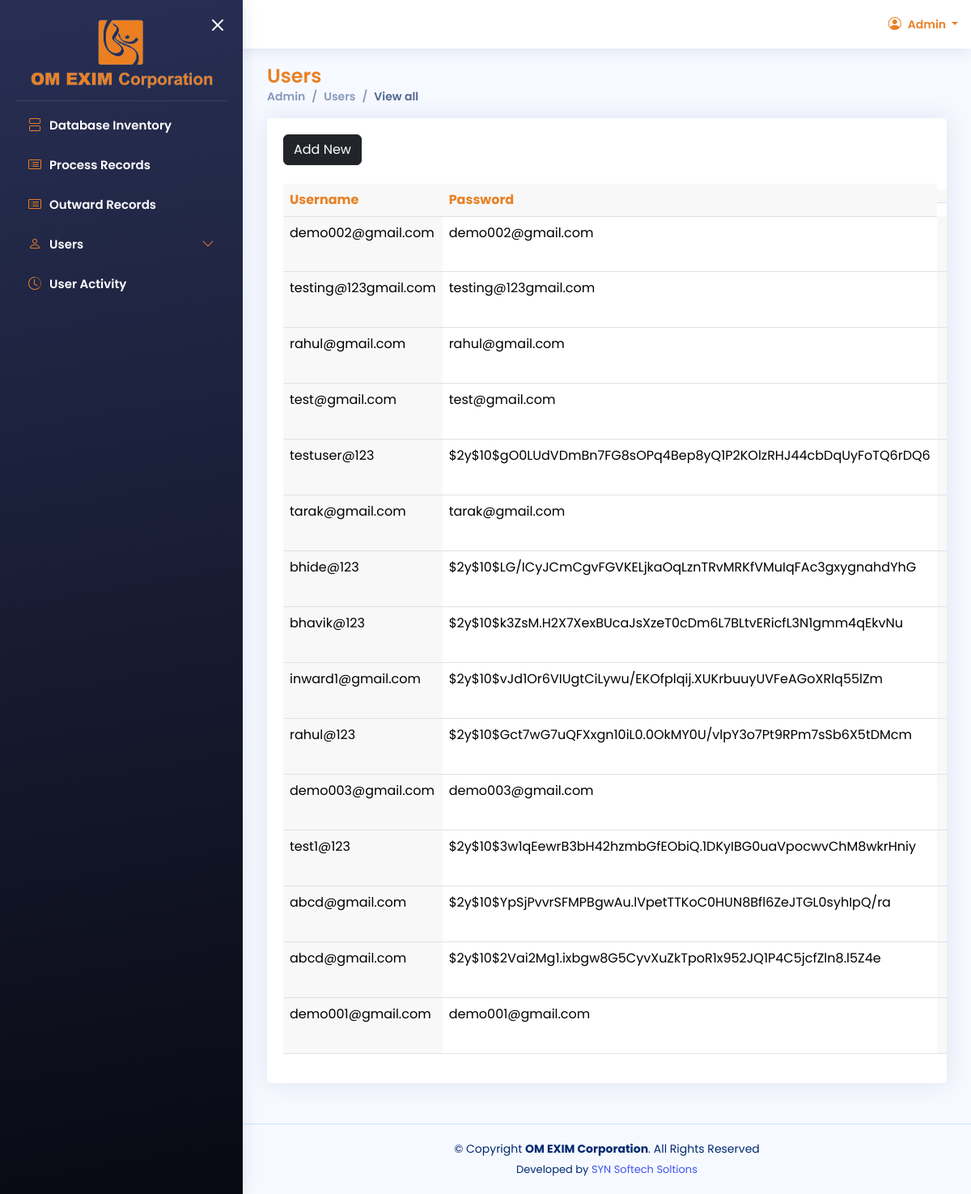
Page /admin/user-show.php (signed in) on the earlier database version.
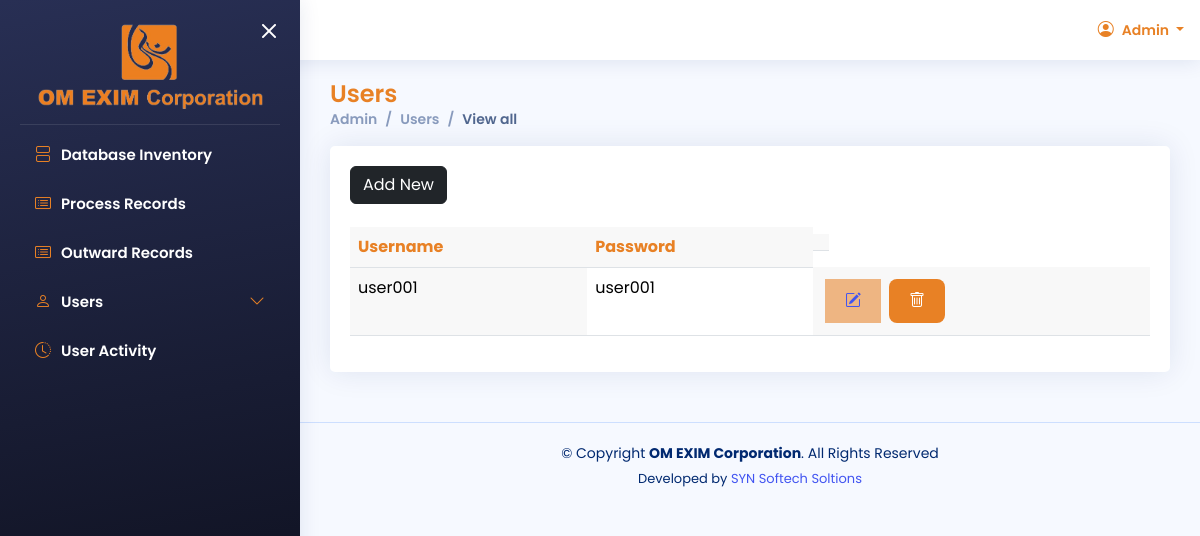
Same page on the later database version.
### tables this page shows
CREATE TABLE IF NOT EXISTS `user_master` (
  `id` int(11) NOT NULL AUTO_INCREMENT,
  `role` text,
  `username` text,
  `password` text,
  `date` text,
  PRIMARY KEY (`id`)
);

### admin/user-show.php (the view, shortened to what this page needs)
<?php
include("../config/connection.php");
  $tname = "user_master";
  $sql = "SELECT * FROM $tname order by id DESC";
  $result = $conn->query($sql);
?>
<!DOCTYPE html>
<html lang="en">
<head>
  <?php
    include("config/head-data.php");
  ?>
</head>
<body>
<?php
include("layout/header.php");
include("layout/aside.php");
?>
  <main id="main" class="main">
  <div class="pagetitle">
        <h1>Users</h1>
        <nav>
        <ol class="breadcrumb">
          <li class="breadcrumb-item">Admin</li>
          <li class="breadcrumb-item">Users</li>
          <li class="breadcrumb-item active">View all</li>
        </ol>
      </nav>
    </div>
    <section class="section">
        <div class="row">
            <div class="col-lg-12">
                <div class="card">
                    <div class="card-body overflow-x-scroll">
                        <h5 class="card-title">
                        <a href="user-add.php" class="btn btn-dark">Add New</a>
                        </h5>
                        <table class="table datatable">
                            <thead>
                              <tr>
                                <th>Username</th>
                                <th>Password</th>
                                <th style="display:inline-block"></th>
                                </tr>
                            </thead>
                            <tbody>
                                    <?php
                                    if ($result->num_rows > 0) {
                                      while($row = $result->fetch_assoc()) {
                                    ?>
                                        <tr>
                                            <td><?php echo $row["username"] ?></td>
                                            <td><?php echo $row["password"] ?></td>
                                            <td>
                                                <div class="d-flex">
                                                    <a href="user-add.php?id=<?php echo $row["id"] ?>" class="bi bi-pencil-square m-1" style="padding:10px 20px; background-color:#e881258d;"></a>
                                                    <form action="" method="POST">
                                                      <button type="submit" name="deleteBtn" class="bi bi-trash btn btn-light m-1" style="padding:10px 20px;"></button>
                                                    </form>
                                                </div>
                                            </td>
                                        </tr>
                                        <?php
                                    }
                                  }
                                  ?>
                        </table>
                    </div>
                </div>
            </div>
        </div>
    </section>
  </main>
<?php
  include("layout/footer.php");
?>
</body>
</html>

### admin/config/head-data.php (shortened to what this page needs)
<link href="../assets/vendor/bootstrap/css/bootstrap.min.css" rel="stylesheet">
<link href="../assets/vendor/bootstrap-icons/bootstrap-icons.css" rel="stylesheet">
<link href="../assets/vendor/boxicons/css/boxicons.min.css" rel="stylesheet">
<link href="../assets/vendor/quill/quill.snow.css" rel="stylesheet">
<link href="../assets/vendor/quill/quill.bubble.css" rel="stylesheet">
<link href="../assets/vendor/remixicon/remixicon.css" rel="stylesheet">
<link href="../assets/vendor/simple-datatables/style.css" rel="stylesheet">
<link href="../assets/css/style.css" rel="stylesheet">
<link href="../assets/css/custome.css" rel="stylesheet">

### admin/layout/header.php (shortened to what this page needs)
<header id="header" class="header fixed-top d-flex align-items-center">
  <nav class="header-nav ms-auto">
    <ul class="d-flex align-items-center">
      <li class="nav-item dropdown pe-3">
        <a class="nav-link nav-profile d-flex align-items-center pe-0" href="#" data-bs-toggle="dropdown">
          <i class="rounded-circle bi bi-person-circle"></i>
          <span class="d-none d-md-block dropdown-toggle ps-2">
          Admin
          </span>
        </a>
      </li>
    </ul>
  </nav>
</header>

### admin/layout/aside.php (shortened to what this page needs)
<aside id="sidebar" class="sidebar">
  <ul class="sidebar-nav" id="sidebar-nav">
  <i class="bi bi-x toggle-sidebar-btn my-sidebar-btn"></i>
  <img style="padding-bottom: 15px; border-bottom: 1px solid #ffffff1a;" src="../assets/img/logop.png" class="img-fluid mb-2" style="width:250px;height:80px;" alt="">
    <li class="nav-item">
      <a class="nav-link collapsed" href="inventory-show.php">
        <i class="bi bi-view-stacked"></i>
        <span>Database Inventory</span>
      </a>
    </li>
    <li class="nav-item">
      <a class="nav-link collapsed" href="process-record-show.php">
        <i class="bi bi-card-list"></i>
        <span>Process Records</span>
      </a>
    </li>
    <li class="nav-item">
      <a class="nav-link collapsed" href="outward-record-show.php">
        <i class="bi bi-card-list"></i>
        <span>Outward Records</span>
      </a>
    </li>
    <li class="nav-item">
      <a class="nav-link collapsed" data-bs-target="#users-nav" data-bs-toggle="collapse" href="#">
        <i class="bi bi-person"></i><span>Users</span><i class="bi bi-chevron-down ms-auto"></i>
      </a>
    </li>
    <li class="nav-item">
      <a class="nav-link collapsed" href="user-activity.php">
        <i class="bi bi-clock-history"></i>
        <span>User Activity</span>
      </a>
    </li>
  </ul>
</aside>

### admin/layout/footer.php
<footer id="footer" class="footer">
  <div class="copyright">
    &copy; Copyright <strong><span>OM EXIM Corporation</span></strong>. All Rights Reserved
  </div>
  <div class="credits">
    Developed by <a href="#" >SYN Softech Soltions</a>
  </div>
</footer>

### assets/css/style.css (style rules this page uses)
.datatable th { color:#e88125 !important; background-color: rgb(220,220,220, 0.2) !important; }
.datatable td:nth-child(odd) { background-color: rgb(220,220,220, 0.2) !important; }
.sidebar .my-sidebar-btn { position:absolute; top:8px; right: 15px; color: white !important; }
:root { scroll-behavior: smooth; }
body { font-family: "Open Sans", sans-serif; background: #f6f9ff; color: #444444; }
a { color: #4154f1; text-decoration: none; }
h1, h2, h3, h4, h5, h6 { font-family: "Nunito", sans-serif; }
#main { margin-top: 60px; padding: 20px 30px; transition: all 0.3s; }
.pagetitle { margin-bottom: 10px; }
.pagetitle h1 { font-size: 24px; margin-bottom: 0; font-weight: 600; color: #012970; }
.card { margin-bottom: 30px; border: none; border-radius: 5px; box-shadow: 0px 0 30px rgba(1, 41, 112, 0.1); }
.card-title { padding: 20px 0 15px 0; font-size: 18px; font-weight: 500; color: #012970; font-family: "Poppins", sans-serif; }
.card-body { padding: 0 20px 20px 20px; }
.breadcrumb { font-size: 14px; font-family: "Nunito", sans-serif; color: #899bbd; font-weight: 600; }
.breadcrumb .breadcrumb-item::before { color: #899bbd; }
.breadcrumb .active { color: #51678f; font-weight: 600; }
.header { transition: all 0.5s; z-index: 997; height: 60px; box-shadow: 0px 2px 20px rgba(1, 41, 112, 0.1); background-color: #fff; padding-left: 20px; }
.header span,h6,i { color: #e88125 !important; }
.header .toggle-sidebar-btn, .sidebar .toggle-sidebar-btn { font-size: 32px; padding-left: 10px; cursor: pointer; color: #012970; }
.header-nav ul { list-style: none; }
.header-nav>ul { margin: 0; padding: 0; }
.header-nav .nav-profile { color: #012970; }
.header-nav .nav-profile span { font-size: 14px; font-weight: 600; }
.sidebar { position: fixed; top: 0px !important; left: 0; bottom: 0; width: 300px; z-index: 999999; transition: all 0.3s; padding: 20px; scrollbar-width: thin; scrollbar-color: #aab7cf transparent; box-shadow: 0px 0px 20px rgba(1, 41, 112, 0.1); background: rgb(40,47,84); background: linear-gradient(170deg, rgba(40,47,84,1) 0%, rgba(8,9,18,1) 100%); }
@media (min-width: 1200px) { #main, #footer { margin-left: 300px; } }
.sidebar-nav { padding: 0; margin: 0; list-style: none; }
.sidebar-nav li { padding: 0; margin: 0; list-style: none; }
.sidebar-nav .nav-item { margin-bottom: 5px; }
.sidebar span { color: white !important; }
.sidebar-nav .nav-link { display: flex; align-items: center; font-size: 15px; font-weight: 600; color: #4154f1; transition: 0.3; padding: 10px 15px; border-radius: 4px; }
.sidebar-nav .nav-link i { font-size: 16px; margin-right: 10px; color: #4154f1; }
.sidebar-nav .nav-link.collapsed { color: white; }
.sidebar-nav .nav-link.collapsed i { color: #899bbd; }
.sidebar-nav .nav-link .bi-chevron-down { margin-right: 0; transition: transform 0.2s ease-in-out; }
.footer { padding: 20px 0; font-size: 14px; transition: all 0.3s; border-top: 1px solid #cddfff; }
.footer .copyright { text-align: center; color: #012970; }
.footer .credits { padding-top: 5px; text-align: center; font-size: 13px; color: #012970; }

### assets/css/custome.css (style rules this page uses)
* { margin: 0;padding: 0;box-sizing: border-box; font-family: "Poppins", sans-serif !important; }
button[type="submit"] { background-color: #e88125 !important; border: none; color: white; padding: 15px 32px; text-align: center; text-decoration: none; display: inline-block; font-size: 16px; margin: 4px 2px; cursor: pointer; border-radius: 8px; }
.pagetitle h1 { color: #e88125 !important; }

Differences in the rows shown:
removed user_master: username "demo002@gmail.com", password "demo002@gmail.com"
removed user_master: username "testing@123gmail.com", password "testing@123gmail.com"
removed user_master: username "rahul@gmail.com", password "rahul@gmail.com"
removed user_master: username "test@gmail.com", password "test@gmail.com"
removed user_master: username "testuser@123", password "$2y$10$gO0LUdVDmBn7FG8sOPq4Bep8yQ1P2KOlzRHJ44cbDqUyFoTQ6rDQ6"
removed user_master: username "tarak@gmail.com", password "tarak@gmail.com"
removed user_master: username "bhide@123", password "$2y$10$LG/ICyJCmCgvFGVKELjkaOqLznTRvMRKfVMuIqFAc3gxygnahdYhG"
removed user_master: username "bhavik@123", password "$2y$10$k3ZsM.H2X7XexBUcaJsXzeT0cDm6L7BLtvERicfL3N1gmm4qEkvNu"
removed user_master: username "inward1@gmail.com", password "$2y$10$vJd1Or6VIUgtCiLywu/EKOfplqij.XUKrbuuyUVFeAGoXRlq55lZm"
removed user_master: username "rahul@123", password "$2y$10$Gct7wG7uQFXxgn10iL0.0OkMY0U/vlpY3o7Pt9RPm7sSb6X5tDMcm"
removed user_master: username "demo003@gmail.com", password "demo003@gmail.com"
removed user_master: username "test1@123", password "$2y$10$3w1qEewrB3bH42hzmbGfEObiQ.1DKyIBG0uaVpocwvChM8wkrHniy"
removed user_master: username "abcd@gmail.com", password "$2y$10$YpSjPvvrSFMPBgwAu.lVpetTTKoC0HUN8Bfl6ZeJTGL0syhIpQ/ra"
removed user_master: username "abcd@gmail.com", password "$2y$10$2Vai2Mg1.ixbgw8G5CyvXuZkTpoR1x952JQ1P4C5jcfZln8.l5Z4e"
removed user_master: username "demo001@gmail.com", password "demo001@gmail.com"
added user_master: username "user001", password "user001"
